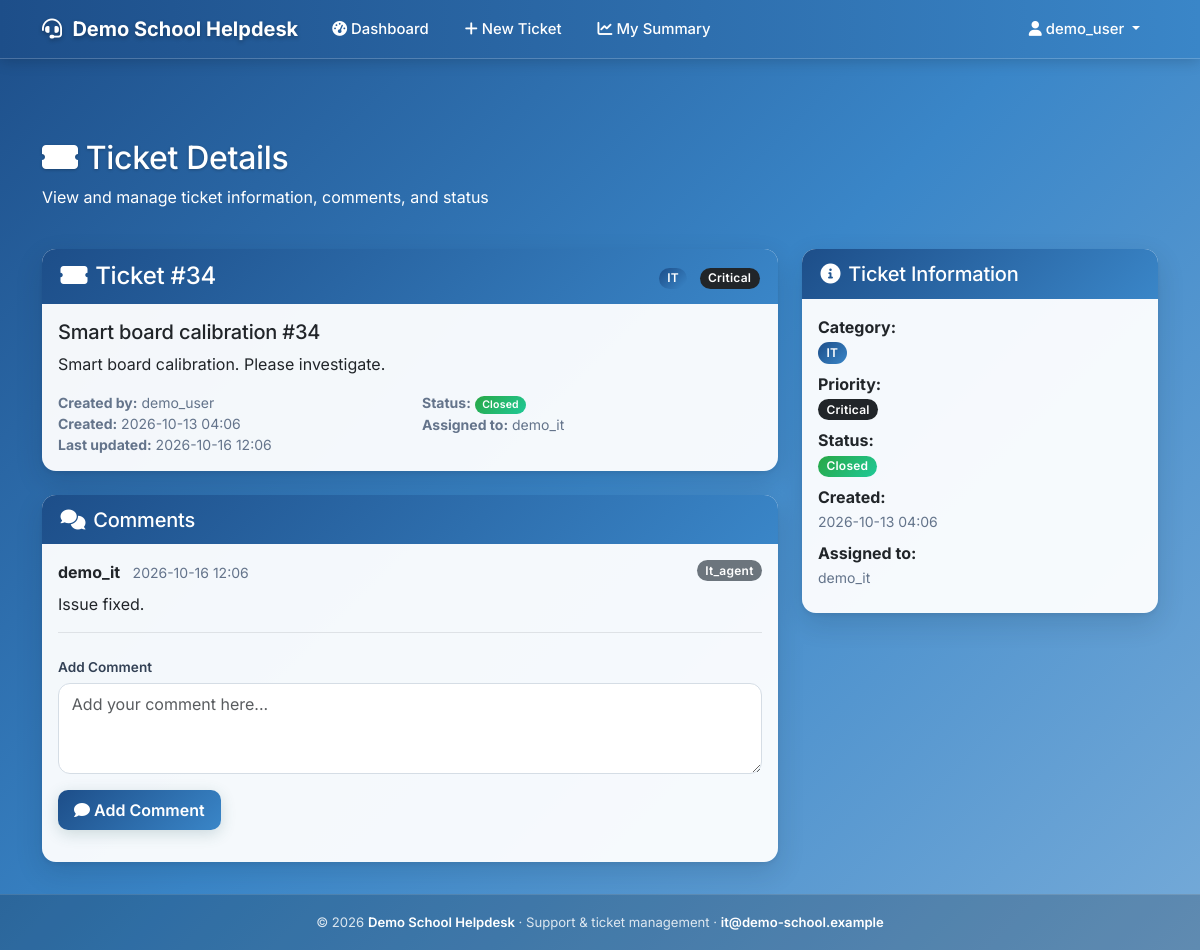
Page /ticket/34 (signed in) on the committed database.
### models.py (models this page shows, shortened)
class School(db.Model):
    __tablename__ = 'schools'
    id = db.Column(db.Integer, primary_key=True)
    name = db.Column(db.String(150), nullable=False, unique=True)
    slug = db.Column(db.String(60), nullable=False, unique=True, index=True)
    display_name = db.Column(db.String(150), nullable=True)   # shown in the UI header; defaults to name
    logo_filename = db.Column(db.String(200), nullable=True)
    primary_color = db.Column(db.String(7), nullable=True)
    secondary_color = db.Column(db.String(7), nullable=True)
    contact_email = db.Column(db.String(120), nullable=True)
    is_active = db.Column(db.Boolean, default=True, nullable=False)
    created_at = db.Column(db.DateTime, default=utc_now)
    updated_at = db.Column(db.DateTime, default=utc_now, onupdate=utc_now)
    @property
    def system_name(self):
        return self.display_name or self.name

class User(UserMixin, db.Model):
    __tablename__ = 'users'
    id = db.Column(db.Integer, primary_key=True)
    username = db.Column(db.String(80), unique=True, nullable=False)
    email = db.Column(db.String(120), unique=True, nullable=False)
    password_hash = db.Column(db.String(255), nullable=False)
    role = db.Column(db.String(20), default='user')  # see ALL_ROLES
    department = db.Column(db.Text, nullable=True)  # free text / admin module permissions as JSON
    is_active = db.Column(db.Boolean, default=True)
    created_at = db.Column(db.DateTime, default=utc_now)
    school_id = db.Column(db.Integer, db.ForeignKey('schools.id'), nullable=True, index=True)
    full_name = db.Column(db.String(120), nullable=True)
    must_change_password = db.Column(db.Boolean, default=False)
    school = db.relationship('School', foreign_keys=[school_id])

class Ticket(db.Model):
    __tablename__ = 'tickets'
    id = db.Column(db.Integer, primary_key=True)
    title = db.Column(db.String(200), nullable=False)
    description = db.Column(db.Text, nullable=False)
    category = db.Column(db.String(50), nullable=False)  # 'IT', 'FM', 'HSE'
    priority = db.Column(db.String(20), default='Medium')
    status = db.Column(db.String(20), default='Open')
    created_by = db.Column(db.Integer, db.ForeignKey('users.id'), nullable=False)
    assigned_to = db.Column(db.Integer, db.ForeignKey('users.id'), nullable=True)
    created_at = db.Column(db.DateTime, default=utc_now)
    updated_at = db.Column(db.DateTime, default=utc_now, onupdate=utc_now)
    school_id = db.Column(db.Integer, db.ForeignKey('schools.id'), nullable=True, index=True)
    external_ref = db.Column(db.String(100), nullable=True, index=True)  # id in a legacy system (bulk import)
    creator = db.relationship('User', foreign_keys=[created_by], backref='created_tickets')
    assignee = db.relationship('User', foreign_keys=[assigned_to], backref='assigned_tickets')

class Comment(db.Model):
    __tablename__ = 'comments'
    id = db.Column(db.Integer, primary_key=True)
    ticket_id = db.Column(db.Integer, db.ForeignKey('tickets.id'), nullable=False)
    user_id = db.Column(db.Integer, db.ForeignKey('users.id'), nullable=False)
    content = db.Column(db.Text, nullable=False)
    created_at = db.Column(db.DateTime, default=utc_now)
    school_id = db.Column(db.Integer, db.ForeignKey('schools.id'), nullable=True, index=True)
    ticket = db.relationship('Ticket', backref='comments')
    user = db.relationship('User', backref='comments')

### app.py (the view)
@app.route('/ticket/<int:ticket_id>')
@login_required
def view_ticket(ticket_id):
    ticket = Ticket.query.get_or_404(ticket_id)
    if not can_access_ticket(ticket):
        flash('Access denied', 'error')
        return redirect(url_for('dashboard'))
    it_agents = fm_agents = hse_agents = []
    if current_user.role in ADMIN_ROLES:
        it_agents, fm_agents, hse_agents = (_agents_of('it_agent'), _agents_of('fm_agent'), _agents_of('hse_agent'))
    return render_template('view_ticket.html', ticket=ticket, it_agents=it_agents,
                           fm_agents=fm_agents, hse_agents=hse_agents)

### templates/view_ticket.html (shortened to what this page needs)
﻿{% extends "base.html" %}
{% block content %}
<div class="row mb-4">
    <div class="col-12">
        <h2 class="text-white"><i class="fas fa-ticket-alt me-2"></i>Ticket Details</h2>
        <p class="text-white">View and manage ticket information, comments, and status</p>
    </div>
</div>
<div class="row">
    <div class="col-md-8">
        <div class="card mb-4">
            <div class="card-header d-flex justify-content-between align-items-center">
                <h4 class="mb-0">
                    <i class="fas fa-ticket-alt me-2"></i>Ticket #{{ ticket.id }}
                </h4>
                <div>
                    <span class="badge bg-{{ 'primary' if ticket.category == 'IT' else 'success' }} me-2">
                        {{ ticket.category }}
                    </span>
                    <span class="badge bg-{{ 'dark' if ticket.priority == 'Critical' else 'danger' if ticket.priority == 'High' else 'warning' if ticket.priority == 'Medium' else 'success' if ticket.priority == 'Low' else 'danger' }}">
                        {{ ticket.priority }}
                    </span>
                </div>
            </div>
            <div class="card-body">
                <h5 class="card-title">{{ ticket.title }}</h5>
                <p class="card-text">{{ ticket.description }}</p>
                <div class="row mt-3">
                    <div class="col-md-6">
                        <small class="text-muted">
                            <strong>Created by:</strong> {{ ticket.creator.username }}<br>
                            <strong>Created:</strong> {{ ticket.created_at.strftime('%Y-%m-%d %H:%M') }}<br>
                            <strong>Last updated:</strong> {{ ticket.updated_at.strftime('%Y-%m-%d %H:%M') }}
                        </small>
                    </div>
                    <div class="col-md-6">
                        <small class="text-muted">
                            <strong>Status:</strong>
                            <span class="badge bg-{{ 'danger' if ticket.status == 'Assigned' else 'warning' if ticket.status == 'In Progress' else 'success' if ticket.status == 'Closed' else 'secondary' }}">
                                {{ ticket.status }}
                            </span><br>
                            {% if ticket.assignee %}
                                <strong>Assigned to:</strong> {{ ticket.assignee.username }}
                            {% elif ticket.assigned_to %}
                                <strong>Assigned to:</strong> <span class="text-warning" title="Agent ID: {{ ticket.assigned_to }}">Agent #{{ ticket.assigned_to }}</span>
                            {% else %}
                                <strong>Assigned to:</strong> <span class="text-muted">Unassigned</span>
                            {% endif %}
                        </small>
                    </div>
                </div>
            </div>
        </div>
        <div class="card">
            <div class="card-header">
                <h5 class="mb-0"><i class="fas fa-comments me-2"></i>Comments</h5>
            </div>
            <div class="card-body">
                {% if ticket.comments %}
                    {% for comment in ticket.comments %}
                    <div class="border-bottom pb-3 mb-3">
                        <div class="d-flex justify-content-between align-items-start">
                            <div>
                                <strong>{{ comment.user.username }}</strong>
                                <small class="text-muted ms-2">{{ comment.created_at.strftime('%Y-%m-%d %H:%M') }}</small>
                            </div>
                            {% if comment.user.role %}
                                <span class="badge bg-secondary">{{ comment.user.role|title }}</span>
                            {% endif %}
                        </div>
                        <p class="mt-2 mb-0">{{ comment.content }}</p>
                    </div>
                    {% endfor %}
                {% else %}
                    <p class="text-muted text-center">No comments yet.</p>
                {% endif %}
                <form method="POST" action="{{ url_for('add_comment', ticket_id=ticket.id) }}" class="mt-4">
                    <div class="mb-3">
                        <label for="content" class="form-label">Add Comment</label>
                        <textarea class="form-control" id="content" name="content" rows="3"
                                  placeholder="Add your comment here..." required></textarea>
                    </div>
                    <button type="submit" class="btn btn-primary">
                        <i class="fas fa-comment me-1"></i>Add Comment
                    </button>
                </form>
            </div>
        </div>
    </div>
    <div class="col-md-4">
        <div class="card">
            <div class="card-header">
                <h5 class="mb-0"><i class="fas fa-info-circle me-2"></i>Ticket Information</h5>
            </div>
            <div class="card-body">
                <ul class="list-unstyled mb-0">
                    <li class="mb-2">
                        <strong>Category:</strong><br>
                        <span class="badge bg-{{ 'primary' if ticket.category == 'IT' else 'success' }}">
                            {{ ticket.category }}
                        </span>
                    </li>
                    <li class="mb-2">
                        <strong>Priority:</strong><br>
                                                 <span class="badge bg-{{ 'dark' if ticket.priority == 'Critical' else 'danger' if ticket.priority == 'High' else 'warning' if ticket.priority == 'Medium' else 'success' if ticket.priority == 'Low' else 'danger' }}">
                            {{ ticket.priority }}
                        </span>
                    </li>
                    <li class="mb-2">
                        <strong>Status:</strong><br>
                                                 <span class="badge bg-{{ 'danger' if ticket.status == 'Assigned' else 'warning' if ticket.status == 'In Progress' else 'success' if ticket.status == 'Closed' else 'secondary' }}">
                            {{ ticket.status }}
                        </span>
                    </li>
                    <li class="mb-2">
                        <strong>Created:</strong><br>
                        <small class="text-muted">{{ ticket.created_at.strftime('%Y-%m-%d %H:%M') }}</small>
                    </li>
                    {% if ticket.assignee %}
                    <li class="mb-2">
                        <strong>Assigned to:</strong><br>
                        <small class="text-muted">{{ ticket.assignee.username }}</small>
                    </li>
                    {% elif ticket.assigned_to %}
                    <li class="mb-2">
                        <strong>Assigned to:</strong><br>
                        <small class="text-warning" title="Agent ID: {{ ticket.assigned_to }}">Agent #{{ ticket.assigned_to }}</small>
                    </li>
                    {% endif %}
                </ul>
            </div>
        </div>
    </div>
</div>
{% endblock %}

### templates/base.html (shortened to what this page needs)
<!DOCTYPE html>
<html lang="en">
<head>
    <link href="https://cdn.jsdelivr.net/npm/bootstrap@5.3.0/dist/css/bootstrap.min.css" rel="stylesheet">
    <link href="https://cdnjs.cloudflare.com/ajax/libs/font-awesome/6.0.0/css/all.min.css" rel="stylesheet">
</head>
<body>
    <nav class="navbar navbar-expand-xl navbar-dark">
        <div class="container">
            <a class="navbar-brand" href="{{ url_for('dashboard') if current_user.is_authenticated else url_for('index') }}">
                {% if system_settings.logo_filename %}
                    <img src="{{ url_for('static', filename='uploads/' + system_settings.logo_filename) }}" alt="Logo" style="height:32px;width:auto;margin-right:8px;vertical-align:middle;object-fit:contain;">
                {% else %}
                    <i class="fas fa-headset me-2"></i>
                {% endif %}{{ system_settings.system_name }}
            </a>
            <div class="collapse navbar-collapse" id="navbarNav">
                <ul class="navbar-nav me-auto">
                    {% if current_user.is_authenticated %}
                        <li class="nav-item">
                            <a class="nav-link" href="{{ url_for('dashboard') }}">
                                <i class="fas fa-tachometer-alt me-1"></i>Dashboard
                            </a>
                        </li>
                        {% if current_user.role in ['it_agent', 'fm_agent', 'hse_agent'] %}
                            <li class="nav-item dropdown">
                                <a class="nav-link dropdown-toggle" href="#" id="agentDropdown" role="button" data-bs-toggle="dropdown">
                                    <i class="fas fa-tools me-1"></i>Agent Tools
                                </a>
                                <ul class="dropdown-menu">
                                    <li><a class="dropdown-item" href="{{ url_for('admin_tickets') }}">
                                        <i class="fas fa-list me-1"></i>All Tickets
                                    </a></li>
                                    <li><a class="dropdown-item" href="{{ url_for('admin_search_tickets') }}">
                                        <i class="fas fa-search me-1"></i>Search Tickets
                                    </a></li>
                                    <li><a class="dropdown-item" href="{{ url_for('admin_summary_reports') }}">
                                        <i class="fas fa-chart-bar me-1"></i>Summary Reports
                                    </a></li>
                                    <li><hr class="dropdown-divider"></li>
                                    <li><a class="dropdown-item" href="{{ url_for('create_ticket') }}">
                                        <i class="fas fa-plus me-1"></i>Create Ticket
                                    </a></li>
                                </ul>
                            </li>
                        {% elif current_user.role != 'super_admin' %}
                            <li class="nav-item">
                                <a class="nav-link" href="{{ url_for('create_ticket') }}">
                                    <i class="fas fa-plus me-1"></i>New Ticket
                                </a>
                            </li>
                            <li class="nav-item">
                                <a class="nav-link" href="{{ url_for('my_ticket_summary') }}">
                                    <i class="fas fa-chart-line me-1"></i>My Summary
                                </a>
                            </li>
                        {% endif %}
                    {% endif %}
                </ul>
                <ul class="navbar-nav">
                    {% if current_user.is_authenticated %}
                        <li class="nav-item dropdown">
                            <a class="nav-link dropdown-toggle" href="#" id="navbarDropdown" role="button" data-bs-toggle="dropdown">
                                <i class="fas fa-user me-1"></i>{{ current_user.username }}
                            </a>
                        </li>
                    {% else %}
                        <li class="nav-item">
                            <a class="nav-link" href="{{ url_for('login') }}">
                                <i class="fas fa-sign-in-alt me-1"></i>Login
                            </a>
                        </li>
                    {% endif %}
                </ul>
            </div>
        </div>
    </nav>
    <main class="container main-content" style="padding-top: 0.5rem;">
        {% block content %}{% endblock %}
    </main>
    <footer class="site-footer">
        <div class="container">
            &copy; {{ now_year }} <a href="{{ url_for('index') }}">{{ system_settings.system_name }}</a>
            &middot; Support &amp; ticket management
            {% if current_school and current_school.contact_email %}&middot; <a href="mailto:{{ current_school.contact_email }}">{{ current_school.contact_email }}</a>{% endif %}
        </div>
    </footer>
</body>
</html>

### rows in the picture
School: system_name "Demo School Helpdesk", contact_email "it@demo-school.example"
User: username "demo_user", creator.username "demo_user"
Ticket: id "34", category "IT", priority "Critical", title "Smart board calibration #34", description "Smart board calibration. Please investigate.", created_at "2026-10-13 04:06", updated_at "2026-10-16 12:06", status "Closed"
User: assignee.username "demo_it"
Comment: user.username "demo_it", created_at "2026-10-16 12:06", user.role "It_agent", content "Issue fixed."
